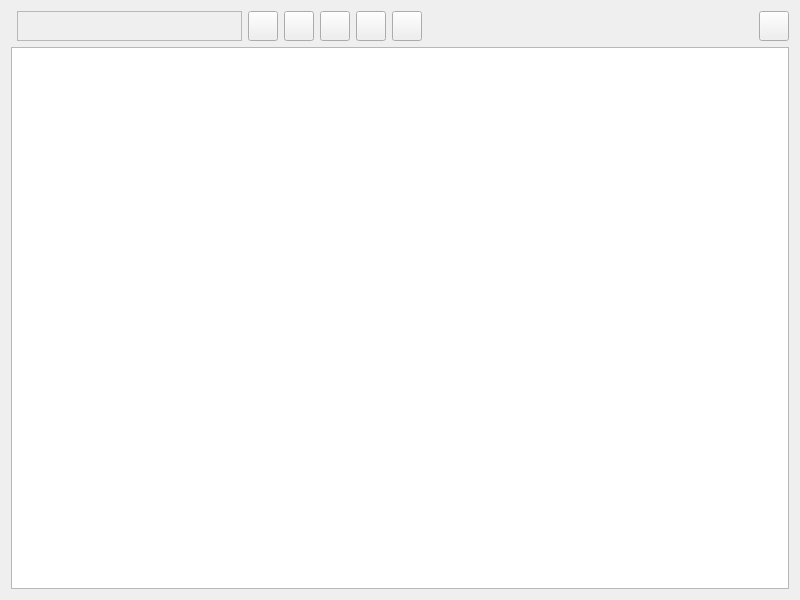
<?xml version="1.0" encoding="UTF-8"?>
<ui version="4.0">
 <class>VaultView</class>
 <widget class="QWidget" name="VaultView">
  <property name="geometry">
   <rect>
    <x>0</x>
    <y>0</y>
    <width>800</width>
    <height>600</height>
   </rect>
  </property>
  <property name="windowTitle">
   <string>Form</string>
  </property>
  <property name="layoutDirection">
   <enum>Qt::LayoutDirection::LeftToRight</enum>
  </property>
  <layout class="QGridLayout" name="gridLayout">
   <item row="0" column="4">
    <widget class="QPushButton" name="lockButton">
     <property name="minimumSize">
      <size>
       <width>30</width>
       <height>30</height>
      </size>
     </property>
     <property name="maximumSize">
      <size>
       <width>30</width>
       <height>30</height>
      </size>
     </property>
     <property name="text">
      <string/>
     </property>
     <property name="iconSize">
      <size>
       <width>25</width>
       <height>25</height>
      </size>
     </property>
    </widget>
   </item>
   <item row="0" column="6">
    <widget class="QPushButton" name="exportButton">
     <property name="minimumSize">
      <size>
       <width>30</width>
       <height>30</height>
      </size>
     </property>
     <property name="maximumSize">
      <size>
       <width>30</width>
       <height>30</height>
      </size>
     </property>
     <property name="text">
      <string/>
     </property>
     <property name="iconSize">
      <size>
       <width>25</width>
       <height>25</height>
      </size>
     </property>
    </widget>
   </item>
   <item row="0" column="3">
    <widget class="QPushButton" name="deletePasswordButton">
     <property name="sizePolicy">
      <sizepolicy hsizetype="Fixed" vsizetype="Fixed">
       <horstretch>0</horstretch>
       <verstretch>0</verstretch>
      </sizepolicy>
     </property>
     <property name="minimumSize">
      <size>
       <width>30</width>
       <height>30</height>
      </size>
     </property>
     <property name="maximumSize">
      <size>
       <width>30</width>
       <height>30</height>
      </size>
     </property>
     <property name="text">
      <string/>
     </property>
     <property name="iconSize">
      <size>
       <width>25</width>
       <height>25</height>
      </size>
     </property>
    </widget>
   </item>
   <item row="0" column="8">
    <spacer name="horizontalSpacer">
     <property name="orientation">
      <enum>Qt::Orientation::Horizontal</enum>
     </property>
     <property name="sizeHint" stdset="0">
      <size>
       <width>183</width>
       <height>20</height>
      </size>
     </property>
    </spacer>
   </item>
   <item row="2" column="0" colspan="10">
    <widget class="QListWidget" name="listWidget">
     <property name="font">
      <font>
       <pointsize>10</pointsize>
      </font>
     </property>
    </widget>
   </item>
   <item row="0" column="2">
    <widget class="QPushButton" name="addPasswordButton">
     <property name="sizePolicy">
      <sizepolicy hsizetype="Fixed" vsizetype="Fixed">
       <horstretch>0</horstretch>
       <verstretch>0</verstretch>
      </sizepolicy>
     </property>
     <property name="minimumSize">
      <size>
       <width>30</width>
       <height>30</height>
      </size>
     </property>
     <property name="maximumSize">
      <size>
       <width>30</width>
       <height>30</height>
      </size>
     </property>
     <property name="text">
      <string/>
     </property>
     <property name="iconSize">
      <size>
       <width>25</width>
       <height>25</height>
      </size>
     </property>
    </widget>
   </item>
   <item row="0" column="9">
    <widget class="QPushButton" name="settingsButton">
     <property name="minimumSize">
      <size>
       <width>30</width>
       <height>30</height>
      </size>
     </property>
     <property name="maximumSize">
      <size>
       <width>30</width>
       <height>30</height>
      </size>
     </property>
     <property name="text">
      <string/>
     </property>
     <property name="iconSize">
      <size>
       <width>25</width>
       <height>25</height>
      </size>
     </property>
    </widget>
   </item>
   <item row="0" column="5">
    <widget class="QPushButton" name="importButton">
     <property name="minimumSize">
      <size>
       <width>30</width>
       <height>30</height>
      </size>
     </property>
     <property name="maximumSize">
      <size>
       <width>30</width>
       <height>30</height>
      </size>
     </property>
     <property name="text">
      <string/>
     </property>
     <property name="iconSize">
      <size>
       <width>25</width>
       <height>25</height>
      </size>
     </property>
    </widget>
   </item>
   <item row="0" column="1">
    <widget class="SecureLineEdit" name="searchLine">
     <property name="minimumSize">
      <size>
       <width>225</width>
       <height>30</height>
      </size>
     </property>
     <property name="frameShape">
      <enum>QFrame::Shape::StyledPanel</enum>
     </property>
     <property name="frameShadow">
      <enum>QFrame::Shadow::Raised</enum>
     </property>
    </widget>
   </item>
  </layout>
 </widget>
 <customwidgets>
  <customwidget>
   <class>SecureLineEdit</class>
   <extends>QFrame</extends>
   <header location="global">common/secure_line_edit.h</header>
   <container>1</container>
  </customwidget>
 </customwidgets>
 <resources/>
 <connections/>
</ui>
